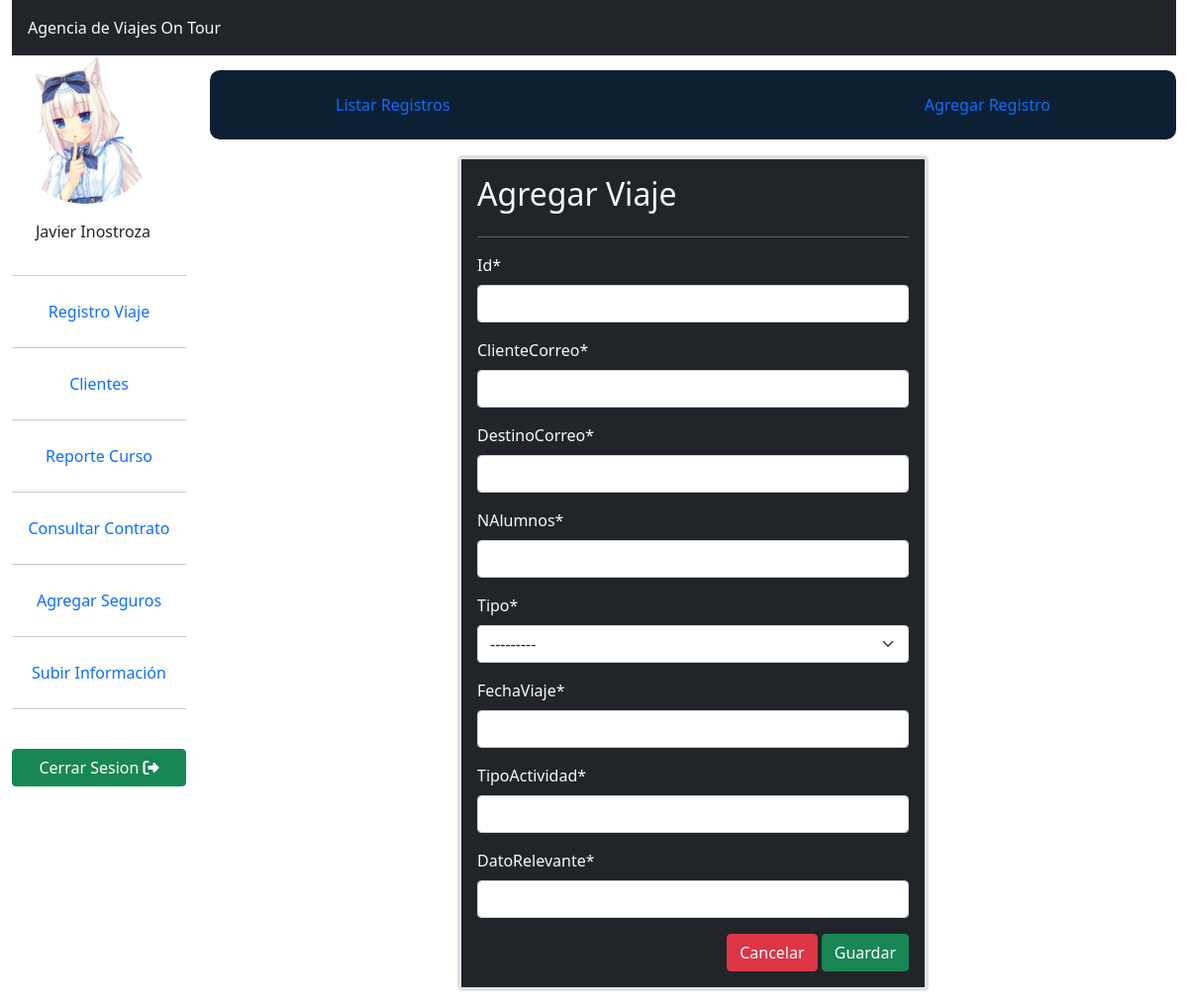
/registroViaje/ (signed in), run on an earlier commit of the app's database.
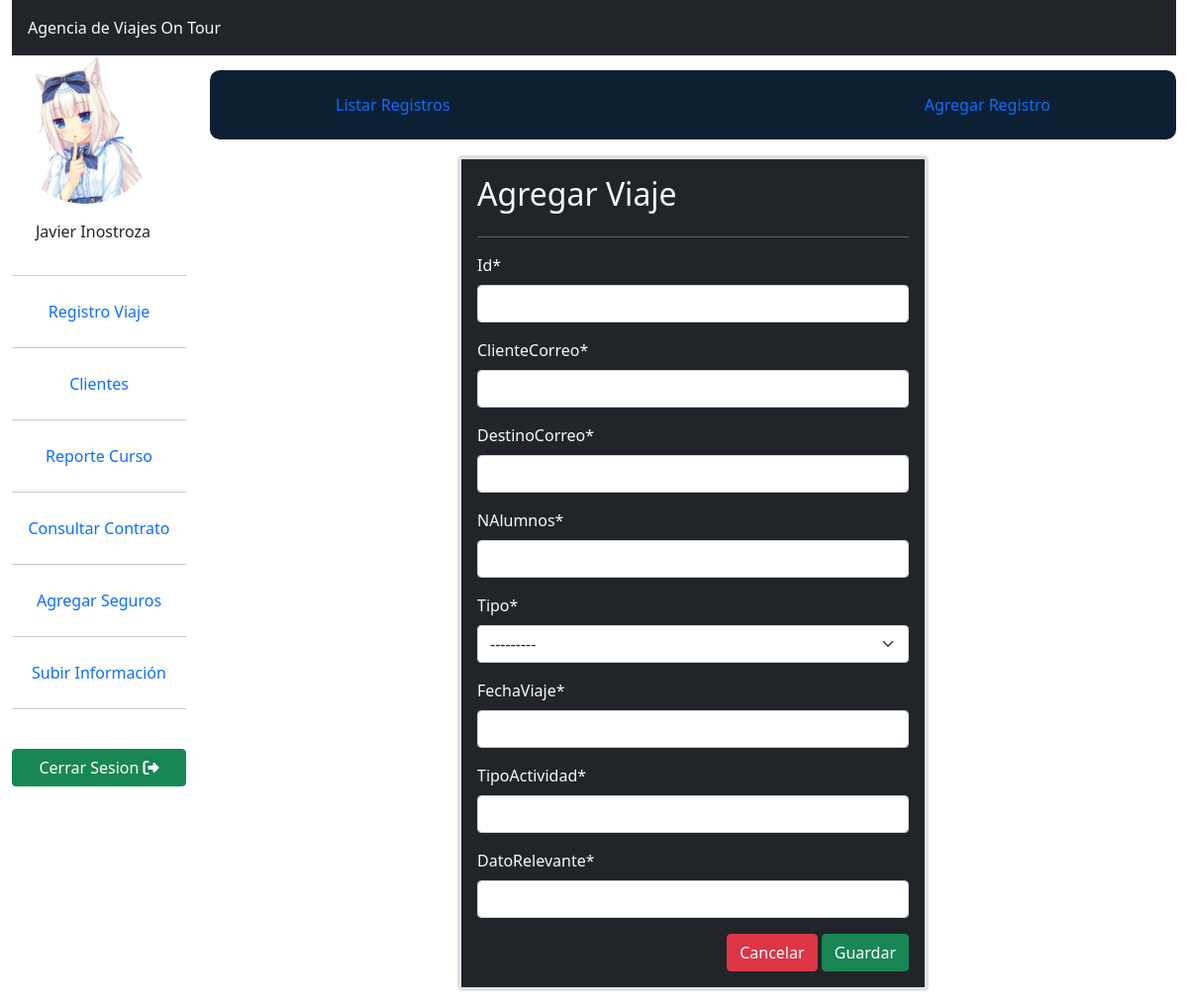
And on a later commit of the database.
### app/models.py (models this page shows)
class TipoServicio (models.Model):
    tipo = models.CharField(max_length=25)
    def __str__(self):
        return self.tipo
    class Meta:
        db_table = 'db_tipo_producto'

### app/views.py (the view)
# urls.py: path('registroViaje/', registroViaje, name='registroViaje'),
@login_required
def registroViaje(request):
    datos = {
        'form': RegistroViajeForm()
        }
    if request.method == 'POST':
        formulario = RegistroViajeForm(request.POST,files=request.FILES)
        if formulario.is_valid():
            formulario.save()
            datos['mensaje'] = "Registro agendado  correctamente!"
    return render (request,'app/registro/registroViaje.html',datos)

### app/forms.py
class RegistroViajeForm(ModelForm):
    class Meta:
        model = RegistroViaje
        fields = ['id','clienteCorreo','destinoCorreo','nAlumnos','tipo','fechaViaje','tipoActividad','datoRelevante']

### app/templates/app/registro/registroViaje.html (shortened to what this page needs)
{% extends 'app/base.html' %}
{% load static %}
{% load humanize %}
{% load crispy_forms_tags %}
{% block navbar %}
    <div class="nav-opciones mb-3">
        <ul class="nav flex-row justify-content-between color-enlaces mx-5">
            <a class="nav-link mx-5" href="{% url 'listarRegistro' %}">Listar Registros</a>
            <li class="nav-item">
                <a class="nav-link mx-5" href="{% url 'registroViaje' %}">Agregar Registro</a>
            </li>
        </ul>
    </div>
{% endblock %}
{% block contenido %}
    <div class="col-lg-12 mt-3 mb-3">
        <div class="row">
            <div class="col-12 col-md-6 offset-md-3">
                <div class="card bg-dark text-light border border-4 rounded-3">
                    <div class="card-body">
                        <form action="" method="POST" enctype="multipart/form-data">
                            <div class="card bg-dark text-light" style="border: none;">
                                <h2>Agregar Viaje</h2>
                                <hr>
                            </div>
                            <table>
                                {{ form | crispy }}
                            </table>
                            <div class="d-flex justify-content-end">
                                <input type="reset" value="Cancelar" class="btn btn-danger">
                                <input type="submit" value="Guardar" class="btn btn-success">
                            </div>
                        </form>
                    </div>
                </div>
            </div>
        </div>
    </div>
{% endblock %}

What changed in the data, as far as the page shows it:
added TipoServicio: tipo "---------"
Also different on the page:
form field tipo: "---------" → (not shown)
